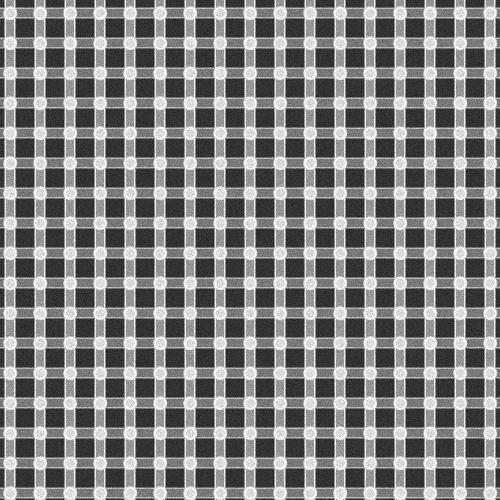
#> input picture data/test_0/reference.png, 1000 x 1000 px (shown at 1/2 size)
$ python -i data_generator.py   (imports and definitions only)   (older library calls are emulated)
#> lines starting #> are read from the running program, lines starting #| are printed output that depends on the picture
#> further down, picture is the input picture: shape (1000, 1000, 3); min 0, max 255, mean 127.6
import cv2
import numpy as np
import random
import os

class SemiconductorDataGenerator:
    def __init__(self, style='dram', base_size=10000, pitch=60, line_width=20, contact_radius=12):
        """
        Initializes the data generator.
        base_size: The physical size in nm of the wide-search area.
                   Since 1px = 1nm at 100x zoom, this is 10000x10000 pixels.
        """
        self.style = style
        self.base_size = base_size
        self.pitch = pitch
        self.line_width = line_width
        self.contact_radius = contact_radius

    # [35 lines left out: function generate_base_wafer, not called in this run]

    def add_sem_noise(self, image, is_wide_search=False):
        """
        Applies physically motivated SEM noise.
        - Edge blooming (brightening on edges due to secondary electron yield).
        - Poisson/Gaussian mixed noise.
        """
#> called with is_wide_search = False
        img_float = image.astype(np.float32)

        # 1. Edge Blooming
        sobelx = cv2.Sobel(image, cv2.CV_64F, 1, 0, ksize=3)
        sobely = cv2.Sobel(image, cv2.CV_64F, 0, 1, ksize=3)
        edges = np.sqrt(sobelx**2 + sobely**2)
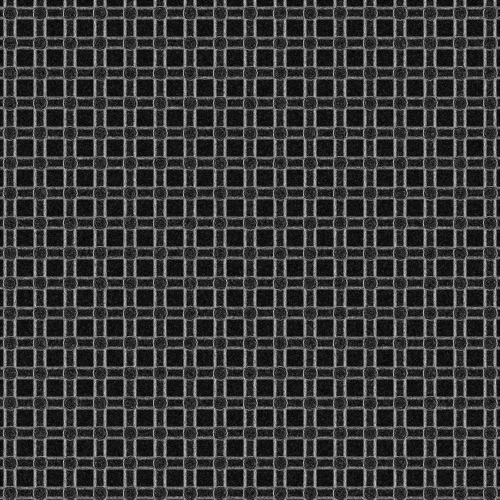
#> edges: shape (1000, 1000, 3) float64 (shown at 1/2 size); min 0, max 630.3, mean 142.9; drawn with min black and max white
        edges = (edges / edges.max()) * 255.0

        # Dilate edges slightly to simulate bloom radius
        kernel = np.ones((3,3), np.uint8)
        edges_dilated = cv2.dilate(edges, kernel, iterations=1)
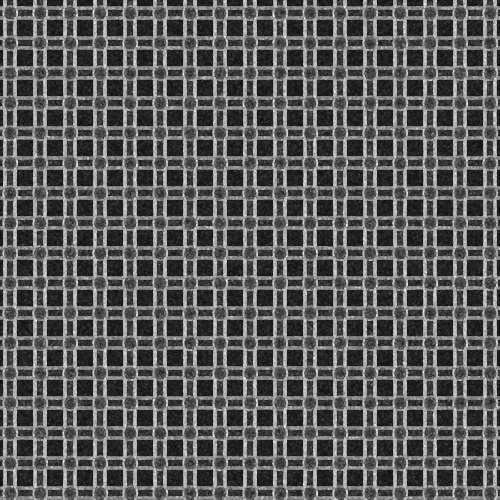
#> edges_dilated: shape (1000, 1000, 3) float64 (shown at 1/2 size); min 5.28, max 255, mean 91.7

        # Add edge brightness
        img_float += edges_dilated * 0.4
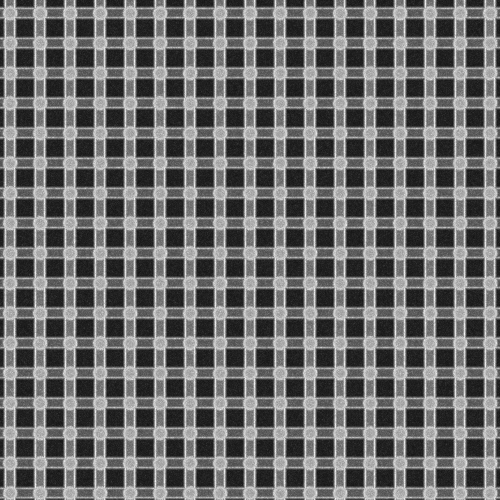
#> img_float: shape (1000, 1000, 3) float32 (shown at 1/2 size); min 19.24, max 356.7, mean 164.3; drawn with min black and max white

        # 2. Additive Gaussian/Poisson noise
        # Wide search (10x) is typically noisier as it's a faster scan over a larger area
        noise_std = 30.0 if is_wide_search else 15.0

        # Intensity-dependent noise (simulating Poisson)
        poisson_variance = np.sqrt(img_float + 1.0) * (noise_std / 10.0)
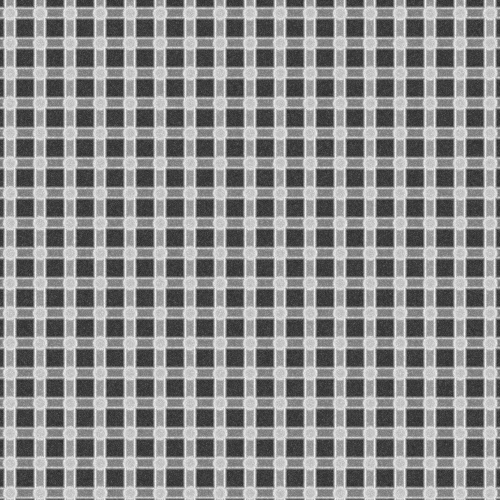
#> poisson_variance: shape (1000, 1000, 3) float32 (shown at 1/2 size); min 6.75, max 28.37, mean 18.6; drawn with min black and max white
        gaussian_noise = np.random.normal(0, 1.0, image.shape) * poisson_variance
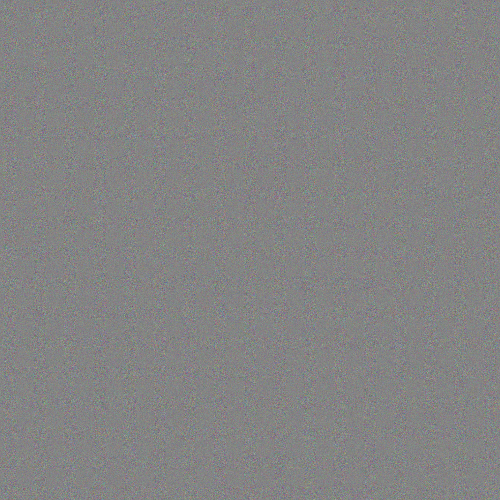
#> gaussian_noise: shape (1000, 1000, 3) float64 (shown at 1/2 size); mean B, G, R 0, 0, 0; drawn with min black and max white

        img_noisy = img_float + gaussian_noise
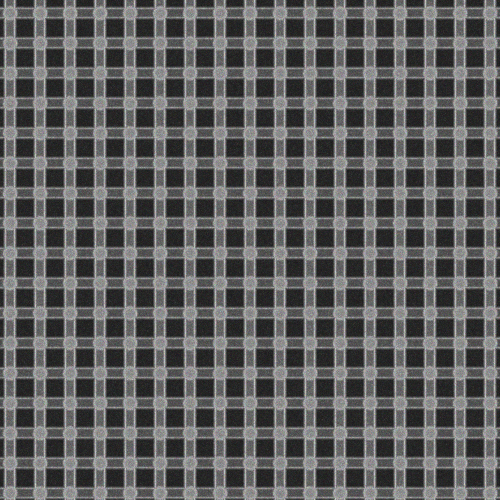
#> img_noisy: shape (1000, 1000, 3) float64 (shown at 1/2 size); mean B, G, R 164.3, 164.3, 164.3; drawn with min black and max white

        # Clip and convert back
        img_noisy = np.clip(img_noisy, 0, 255).astype(np.uint8)
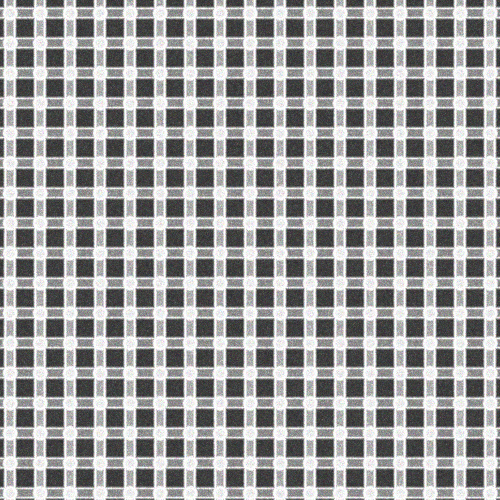
#> img_noisy: shape (1000, 1000, 3) (shown at 1/2 size); mean B, G, R 157.2, 157.2, 157.2
        return img_noisy

    # [37 lines left out: function generate_pair, not called in this run]

# [25 lines not run here, left out]

>>> import cv2
>>> picture = cv2.imread('data/test_0/reference.png')
>>> result = SemiconductorDataGenerator().add_sem_noise(picture)
